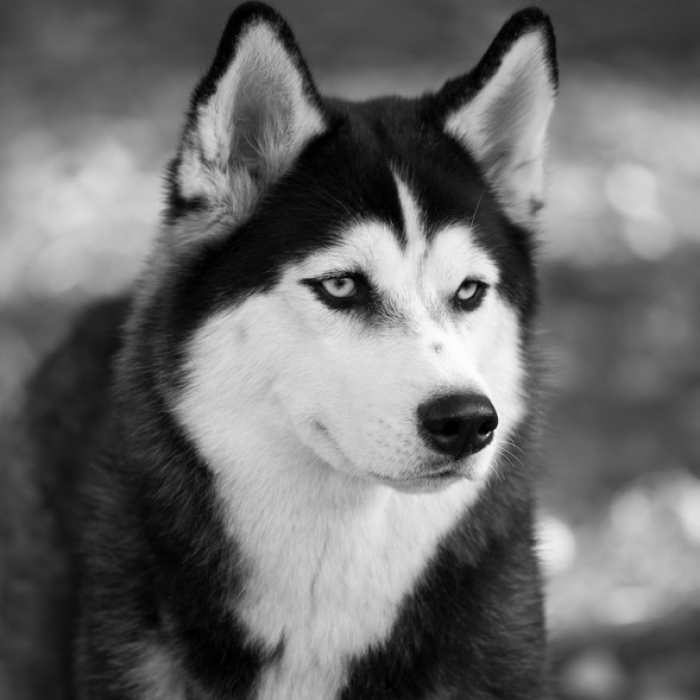
#> input picture Assignment2/HuskyBW.png, 700 x 700 px
$ python Problem4.py
#> lines starting #> are read from the running program, lines starting #| are printed output that depends on the picture
__author__ = 'Sree Vishant Prabhakaran'
import numpy as np
from matplotlib import image
from matplotlib import pyplot as plt

if __name__ == "__main__":
    img = image.imread('HuskyBW.png')
#> img is the input picture: shape (700, 700) float32; min 0, max 0.996, mean 0.421
    f = np.fft.fft2(img)
    fshift = np.fft.fftshift(f)
    magnitude_spectrum = 20*np.log(np.abs(fshift))
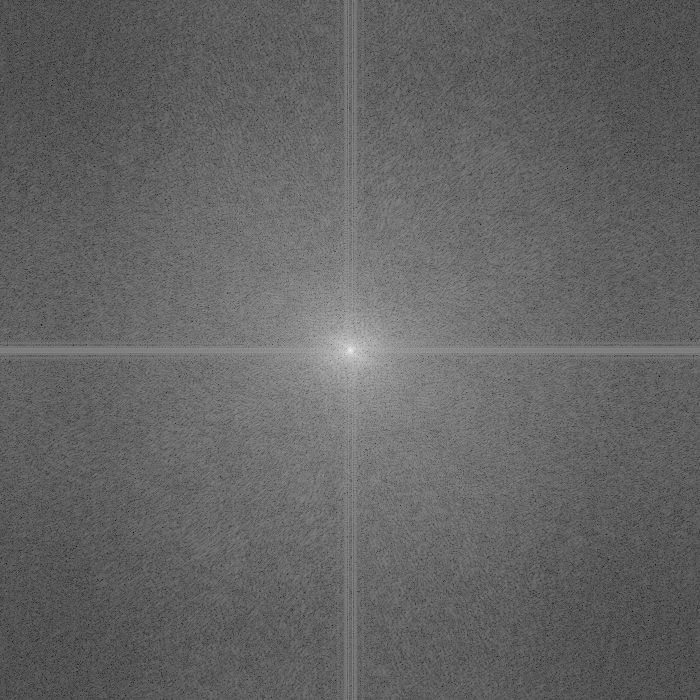
#> magnitude_spectrum: shape (700, 700) float64; min -106.7, max 244.7, mean 32.4; drawn with min black and max white

    m, n = np.shape(magnitude_spectrum)
#> m = 700; n = 700
    center_m, center_n = m/2, n/2
#> center_m = 350; center_n = 350

    for i in range(m):
        for j in range(n):
            if ((i-center_m)**2) + ((j-center_n)**2) > 15**2:
                fshift[i, j] = 0

    f_ishift = np.fft.ifftshift(fshift)
    img_back = np.fft.ifft2(f_ishift)
    img_back = np.abs(img_back)
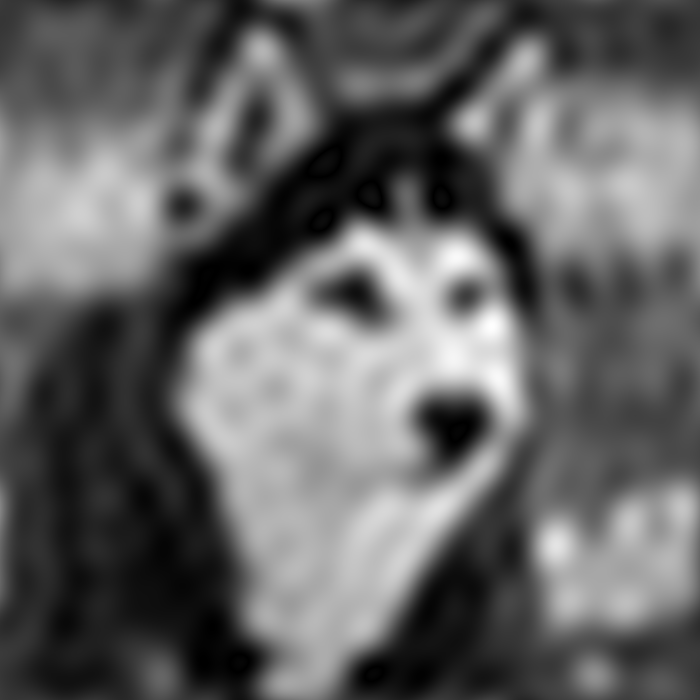
#> img_back: shape (700, 700) float64; min 1.57e-06, max 1.07, mean 0.421; drawn with min black and max white

    plt.subplot(131),plt.imshow(img, cmap = 'gray')
    plt.title('Input Image'), plt.xticks([]), plt.yticks([])
    plt.subplot(132),plt.imshow(magnitude_spectrum, cmap='gray')
    plt.title('Magnitude Spectrum'), plt.xticks([]), plt.yticks([])
    plt.subplot(133),plt.imshow(img_back, cmap = 'gray')
    plt.title('Filtered Image'), plt.xticks([]), plt.yticks([])
    plt.show()
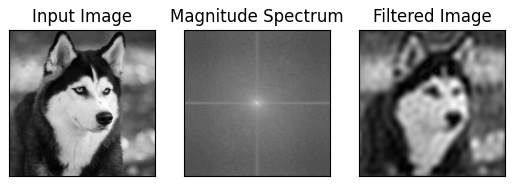
#> figure drawn by matplotlib, 3 panels
